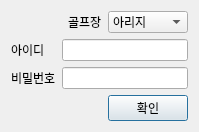
<?xml version="1.0" encoding="UTF-8"?>
<ui version="4.0">
 <class>Dialog</class>
 <widget class="QDialog" name="Dialog">
  <property name="geometry">
   <rect>
    <x>0</x>
    <y>0</y>
    <width>195</width>
    <height>122</height>
   </rect>
  </property>
  <property name="windowTitle">
   <string>Dialog</string>
  </property>
  <layout class="QGridLayout" name="gridLayout">
   <item row="0" column="0" colspan="2">
    <spacer name="horizontalSpacer">
     <property name="orientation">
      <enum>Qt::Horizontal</enum>
     </property>
     <property name="sizeHint" stdset="0">
      <size>
       <width>51</width>
       <height>20</height>
      </size>
     </property>
    </spacer>
   </item>
   <item row="0" column="2">
    <widget class="QLabel" name="label_3">
     <property name="font">
      <font>
       <pointsize>9</pointsize>
      </font>
     </property>
     <property name="text">
      <string>골프장</string>
     </property>
    </widget>
   </item>
   <item row="0" column="3">
    <widget class="QComboBox" name="comboBox">
     <item>
      <property name="text">
       <string>아리지</string>
      </property>
     </item>
    </widget>
   </item>
   <item row="1" column="0">
    <widget class="QLabel" name="label">
     <property name="font">
      <font>
       <pointsize>9</pointsize>
      </font>
     </property>
     <property name="text">
      <string>아이디</string>
     </property>
    </widget>
   </item>
   <item row="1" column="1" colspan="3">
    <widget class="QLineEdit" name="lineEdit"/>
   </item>
   <item row="2" column="0">
    <widget class="QLabel" name="label_2">
     <property name="font">
      <font>
       <pointsize>9</pointsize>
      </font>
     </property>
     <property name="text">
      <string>비밀번호</string>
     </property>
    </widget>
   </item>
   <item row="2" column="1" colspan="3">
    <widget class="QLineEdit" name="lineEdit_2"/>
   </item>
   <item row="3" column="3">
    <widget class="QPushButton" name="pushButton">
     <property name="text">
      <string>확인</string>
     </property>
    </widget>
   </item>
  </layout>
 </widget>
 <resources/>
 <connections/>
</ui>
